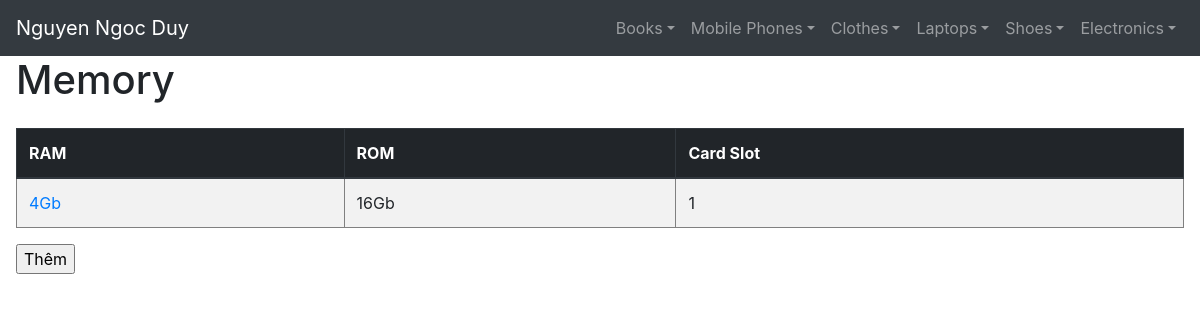
Screenshot of /mobile/memory/ with the database file from the repository.
### manager_shop/models/mobiles.py (models this page shows)
class Memory(models.Model):
    ram = models.CharField(max_length=60)
    rom = models.CharField(max_length=60)
    cardSlot = models.IntegerField()

### manager_shop/views/mobiles.py (the view)
def memory_index(request):
    memories = Memory.objects.all()
    links = []
    for a in memories:
        links.append(str(a.id)+'/change')
    return render(request, 'mobile/memory_index.html', {'memories': memories, 'links': links})

### manager_shop/templatetags/custom_tags.py (called while the page is built)
@register.filter(name='list_index')
def list_index(mylist, index):
    return mylist[index]

### utils/context_processors.py (called while the page is built)
def ecomstore(request):
    return {
        'active_categories': Category.objects.filter(is_active=True),
        'site_name': settings.SITE_NAME,
        'meta_keywords': settings.META_KEYWORDS,
        'meta_description': settings.META_DESCRIPTION,
        'request': request
    }

### templates/mobile/memory_index.html (shortened to what this page needs)
{% extends 'base_bt2.html' %}
{% block content %}
    <h1>Memory</h1>
    <div class="row mt-4">
        <div class="col">
            <table class="table table-striped" cellspacing="5" cellpadding="5" border="1">
                <thead class="thead-dark">
                <tr>
                    <th>RAM</th>
                    <th>ROM</th>
                    <th>Card Slot</th>
                </tr>
                </thead>
            {% load custom_tags %}
                {% for i in memories %}
                    <tr valign="top">
                        <td><a href={{ links|list_index:forloop.counter0 }}>{{ i.ram }}</a></td>
                        <td>{{ i.rom }}</td>
                        <td>{{ i.cardSlot }}</td>
                    </tr>
                {% endfor %}
            </table>
        </div>
    </div>
    <div>
        <form action="add/">
            <input type="submit" value="Thêm"/>
        </form>
    </div>
{% endblock %}

### rows the page displays
Memory: ram "4Gb", rom "16Gb", cardSlot "1"
